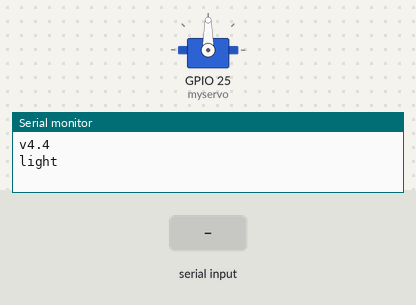
A sketch run on a simulated ESP32. Shown: servo, the last lines printed to the serial monitor. The inputs (shaded band) are chosen by the test bench. Nothing arrives over Bluetooth unless stated.

Above: at 1.2 s.
1.3 s: "f" received over the second serial link
At 2.6 s:
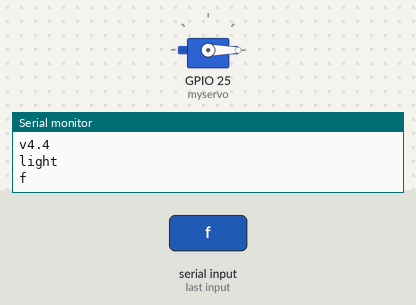
2.9 s: "b" received over the second serial link
At 4.1 s:
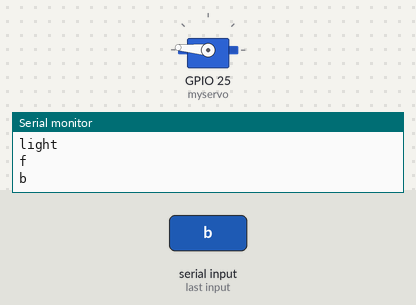
4.5 s: "1" received over the second serial link
At 5.3 s:
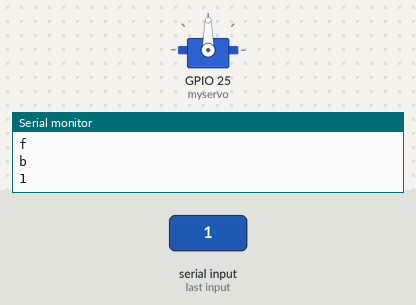
Timing chart, 0 to 7.5 s (numbered marks = the images above; inputs shaded):
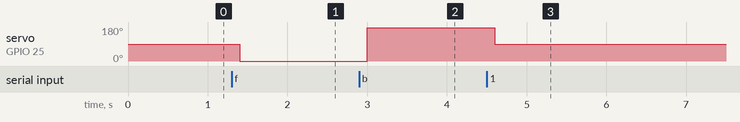

Measured:
- after the input at 1.3 s, servo on GPIO 25 (myservo): 90° → 0° after 0.10 s
- after the input at 2.9 s, servo on GPIO 25 (myservo): 0° → 175° after 0.10 s
- after the input at 4.5 s, servo on GPIO 25 (myservo): 175° → 90° after 0.10 s

The sketch:

servoAndBle.ino
```cpp
#include <Servo.h>
#include "BluetoothSerial.h"

#if !defined(CONFIG_BT_ENABLED) || !defined(CONFIG_BLUEDROID_ENABLED)
#error Bluetooth is not enabled! Please run `make menuconfig` to and enable it
#endif


BluetoothSerial SerialBT;
Servo myservo;  // create servo object to control a servo
// twelve servo objects can be created on most boards

int pos = 0;    // variable to store the servo position
String flag = "";
void setup() {
   Serial.begin(115200);
  myservo.attach(25);  // attaches the servo on pin 9 to the servo object


  Serial.println(ESP.getSdkVersion());
     String deviceName = "light";

    Serial.println(deviceName);
    SerialBT.begin(deviceName);
    SerialBT.setTimeout(100);
}
void backwardRotation(){
//    for (pos = 100; pos <= 140; pos += 1) { // goes from 0 degrees to 180 degrees
//    // in steps of 1 degree
//    Serial.println(pos);
//   Serial.println("InTop");
//    myservo.write(pos);              // tell servo to go to position in variable 'pos'
//    delay(50);                       // waits 15ms for the servo to reach the position
//  }
 myservo.write(175);
  }
void forwardRotation(){
//     for (pos = 0; pos <= 90; pos += 1) { // goes from 0 degrees to 180 degrees
//    // in steps of 1 degree
//    Serial.println(pos);
//   Serial.println("InTop");
//    myservo.write(pos);              // tell servo to go to position in variable 'pos'
//    delay(20);                       // waits 15ms for the servo to reach the position
//  }
 myservo.write(0);
  }
void loop() {

    String code = SerialBT.readString();
    code.trim();
    if(code && code[0]){
    Serial.println(code);
      flag = code;
      }
   if(flag == "f"){
    forwardRotation();
    }else if(flag == "b"){
      backwardRotation();
    }else{
        myservo.write(90);
    }

  yield();
}
```
